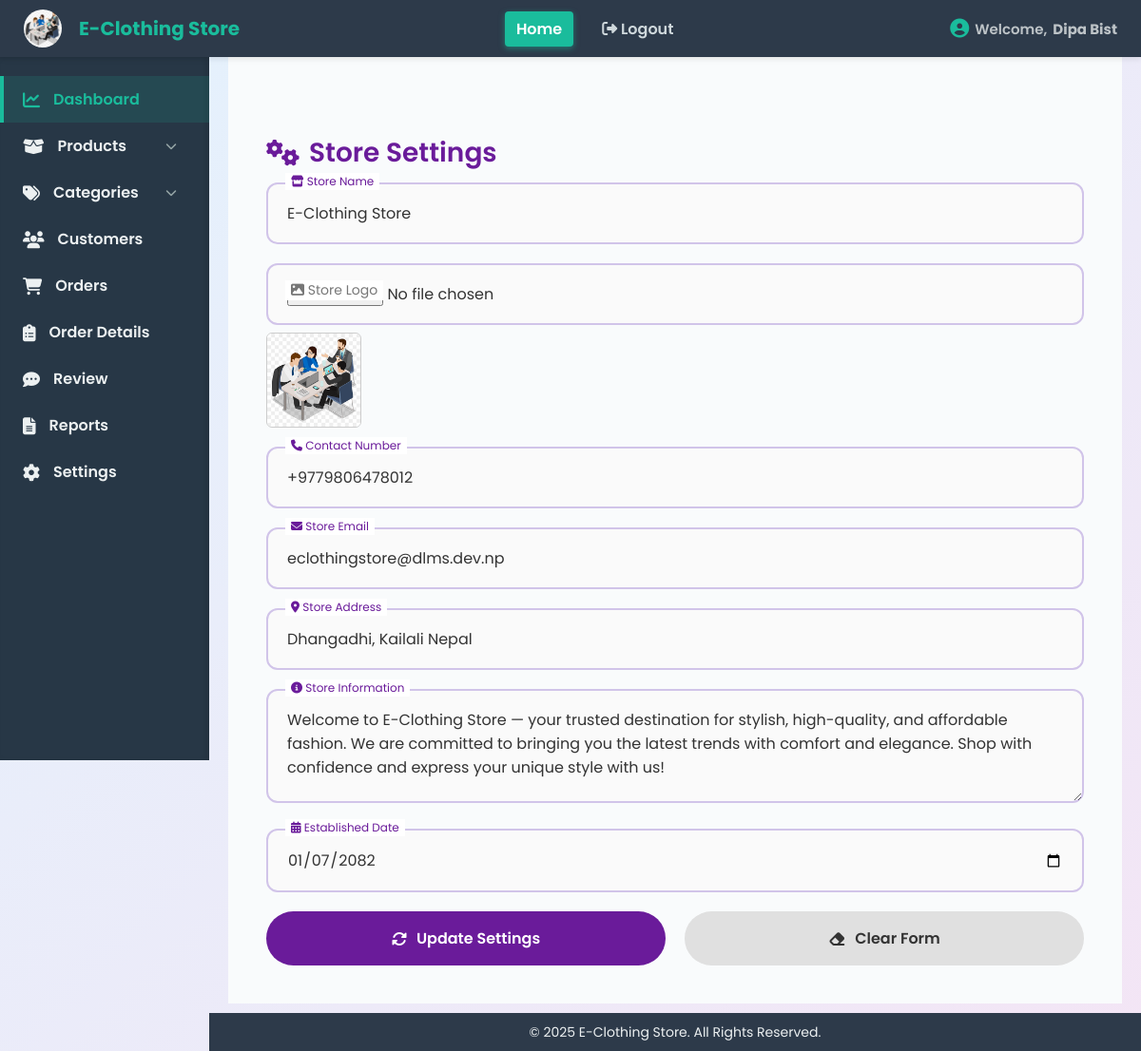
Screenshot of /Admin/setting.php (signed in) with the database file from the repository.
### tables this page shows
CREATE TABLE `store_settings` (
  `id` int(11) NOT NULL,
  `store_name` varchar(255) NOT NULL,
  `store_logo` varchar(255) DEFAULT NULL,
  `contact_number` varchar(50) DEFAULT NULL,
  `store_email` varchar(255) DEFAULT NULL,
  `store_address` varchar(255) DEFAULT NULL,
  `store_information` text DEFAULT NULL,
  `established_date` varchar(50) DEFAULT NULL
);

### Admin/setting.php (the view, shortened to what this page needs)
<?php
include '../includes/header.php';
$con = mysqli_connect("localhost", "root", "", "E_Clothing_Store");
$sql = "SELECT * FROM store_settings LIMIT 1";
$result = mysqli_query($con, $sql);
$setting = mysqli_fetch_assoc($result);
?>
<link rel="stylesheet" href="../assets/css/add_category.css">
<section class="add-category-container">
    <form method="POST" enctype="multipart/form-data" id="settingsForm">
        <button type="button" class="close-btn" onclick="window.location.href='../admin/Admindashboard.php'">&times;</button>
        <h2><i class="fas fa-cogs"></i> Store Settings</h2>
        <div class="form-group">
            <input type="text" name="store_name" placeholder=" " required value="<?php echo $setting['store_name'] ?? ''; ?>">
            <label><i class="fas fa-store"></i> Store Name</label>
        </div>
        <div class="form-group">
            <input type="file" name="store_logo">
            <?php if (!empty($setting['store_logo'])): ?>
                <br><img src="../assets/images/<?php echo $setting['store_logo']; ?>" width="100" alt="Logo">
            <?php endif; ?>
            <label><i class="fas fa-image"></i> Store Logo</label>
        </div>
        <div class="form-group">
            <input type="text" name="contact_number" id="contact_number" placeholder=" " value="<?php echo $setting['contact_number'] ?? ''; ?>">
            <label><i class="fas fa-phone"></i> Contact Number</label>
        </div>
        <div class="form-group">
            <input type="email" name="store_email" id="store_email" placeholder=" " value="<?php echo $setting['store_email'] ?? ''; ?>">
            <label><i class="fas fa-envelope"></i> Store Email</label>
        </div>
        <div class="form-group">
            <input type="text" name="store_address" placeholder=" " value="<?php echo $setting['store_address'] ?? ''; ?>">
            <label><i class="fas fa-map-marker-alt"></i> Store Address</label>
        </div>
        <div class="form-group">
            <textarea name="store_information" placeholder=" "><?php echo $setting['store_information'] ?? ''; ?></textarea>
            <label><i class="fas fa-info-circle"></i> Store Information</label>
        </div>
        <div class="form-group">
            <input type="date" name="established_date" placeholder=" " value="<?php echo $setting['established_date'] ?? ''; ?>">
            <label><i class="fas fa-calendar-alt"></i> Established Date</label>
        </div>
        <div class="button-group">
            <?php if ($setting): ?>
                <button type="submit" onclick="return validateForm()"><i class="fas fa-sync-alt"></i> Update Settings</button>
            <?php else: ?>
                <button type="submit" onclick="return validateForm()"><i class="fas fa-plus-circle"></i> Add Settings</button>
            <?php endif; ?>
            <button type="button" class="cancel-btn" onclick="clearForm()"><i class="fas fa-eraser"></i> Clear Form</button>
        </div>
    </form>
</section>
<?php include '../includes/footer.php'; ?>

### includes/header.php (shortened to what this page needs)
<?php
$con = mysqli_connect("localhost", "root", "", "E_Clothing_Store");
$adminName = $_SESSION['admin_name'] ?? $_SESSION['admin_email'];
$storeSettingsQuery = mysqli_query($con, "SELECT store_name, store_logo FROM store_settings ORDER BY id DESC LIMIT 1");
$storeSettings = mysqli_fetch_assoc($storeSettingsQuery);
$storeName = $storeSettings['store_name'] ?? "E-Clothing Store";
$storeLogo = $storeSettings['store_logo'] ?? null;
?>
<!DOCTYPE html>
<html lang="en">
<head>
    <link rel="stylesheet" href="../assets/css/Admindashboard.css" />
    <link rel="stylesheet" href="../assets/css/add_product.css" />
    <link rel="stylesheet" href="../assets/css/view_product.css" />
    <link rel="stylesheet" href="../assets/css/edit_product.css" />
    <link rel="stylesheet" href="../assets/css/customers.css" />
    <link rel="stylesheet" href="https://cdnjs.cloudflare.com/ajax/libs/font-awesome/6.4.0/css/all.min.css" />
</head>
<body>
    <header class="topnav">
        <div class="logo">
            <?php if ($storeLogo): ?>
                <img src="../assets/images/<?= htmlspecialchars($storeLogo) ?>"
                    alt="<?= htmlspecialchars($storeName) ?> Logo"
                    style="height: 40px; width: 40px; border-radius: 50%; object-fit: cover; vertical-align: middle; margin-right: 8px;">
            <?php else: ?>
                <i class="fas fa-tshirt"></i>
            <?php endif; ?>
            <?= htmlspecialchars($storeName) ?>
        </div>
        <nav class="topnav-menu">
            <a href="#" class="nav-link active">Home</a>
            <a href="../admin/logout.php" class="nav-link logout-link"><i class="fas fa-sign-out-alt"></i> Logout</a>
        </nav>
        <div class="welcome-msg">
            <i class="fas fa-user-circle"></i> Welcome, <strong><?php echo htmlspecialchars($adminName); ?></strong>
        </div>
    </header>
    <aside class="sidebar">
        <ul class="sidebar-menu">
            <li><a href="../admin/Admindashboard.php" class="sidebar-link active"><i class="fas fa-chart-line"></i>
                    Dashboard</a></li>
            <li class="dropdown">
                <a href="#" class="sidebar-link dropdown-toggle">
                    <i class="fas fa-box-open"></i> Products <i class="fas fa-chevron-down"></i>
                </a>
            </li>
            <li class="dropdown">
                <a href="#" class="sidebar-link dropdown-toggle">
                    <i class="fas fa-tags"></i> Categories <i class="fas fa-chevron-down"></i>
                </a>
            </li>
            <li><a href="../admin/customers.php" class="sidebar-link"><i class="fas fa-users"></i> Customers</a></li>
            <li><a href="../admin/Adminorders.php" class="sidebar-link"><i class="fas fa-shopping-cart"></i> Orders</a>
            </li>
            <li><a href="../admin/orderdetails.php" class="sidebar-link"><i class="fas fa-clipboard-list"></i> Order
                    Details</a></li>
            <li><a href="../admin/product_rating_review.php" class="sidebar-link"><i class="fas fa-comment-dots"></i>
                    Review</a></li>
            <li><a href="../admin/report.php" class="sidebar-link"><i class="fas fa-file-alt"></i> Reports</a></li>
            <li><a href="../admin/setting.php" class="sidebar-link"><i class="fas fa-cog"></i> Settings</a></li>
        </ul>
    </aside>
    <main class="main-content">

### assets/css/Admindashboard.css (style rules this page uses)
* { margin: 0; padding: 0; box-sizing: border-box; font-family: 'Segoe UI', Tahoma, Geneva, Verdana, sans-serif; }
body { display: flex; min-height: 100vh; background: #f9fbfc; }
.topnav { position: fixed; top: 0; left: 0; right: 0; height: 60px; background: #2d3a4a; color: #f1f3f5; display: flex; align-items: center; justify-content: space-between; padding: 0 25px; z-index: 1000; box-shadow: 0 2px 6px rgba(0,0,0,0.1); }
.topnav .logo { font-size: 20px; font-weight: 700; display: flex; align-items: center; gap: 10px; color: #1abc9c; }
.topnav nav.topnav-menu { display: flex; gap: 18px; }
.topnav nav.topnav-menu a { color: #cfd8dc; text-decoration: none; font-weight: 600; padding: 6px 12px; border-radius: 4px; transition: background 0.15s ease, color 0.15s ease; white-space: nowrap; }
.topnav nav.topnav-menu a:hover, .topnav nav.topnav-menu a.active { background: #1abc9c; color: white; box-shadow: 0 2px 6px rgba(26, 188, 156, 0.5); }
.topnav .welcome-msg { font-weight: 600; font-size: 15px; display: flex; align-items: center; gap: 6px; color: #bdc3c7; }
.topnav .welcome-msg i { font-size: 20px; color: #1abc9c; }
.sidebar { position: fixed; top: 60px; left: 0; width: 220px; height: calc(100vh - 60px); background: #273746; color: #ecf0f1; padding-top: 20px; overflow-y: auto; box-shadow: inset -3px 0 5px rgba(0,0,0,0.1); }
.sidebar-menu { list-style: none; }
.sidebar-menu li { position: relative; }
.sidebar-link { display: flex; align-items: center; padding: 12px 20px; color: #ecf0f1; text-decoration: none; font-weight: 600; cursor: pointer; border-left: 4px solid transparent; transition: background 0.15s ease, border-left-color 0.15s ease, color 0.15s ease; user-select: none; }
.sidebar-link i { margin-right: 14px; font-size: 18px; }
.sidebar-link:hover, .sidebar-link.active { background: #1abc9c22; color: #1abc9c; border-left: 4px solid #1abc9c; }
.dropdown-toggle .fas.fa-chevron-down { margin-left: auto; transition: transform 0.2s ease; font-size: 12px; color: #95a5a6; }
.main-content { margin-left: 220px; padding: 90px 40px 40px 40px; flex-grow: 1; background: #f9fbfc; min-height: calc(100vh - 60px); }

### assets/css/add_product.css (style rules this page uses)
* { margin: 0; padding: 0; box-sizing: border-box; font-family: "Poppins", sans-serif; }
body { background: linear-gradient(135deg, #e3f2fd, #f3e5f5); display: flex; justify-content: center; align-items: flex-start; min-height: 100vh; padding: 50px 20px; overflow-x: hidden; overflow-y: auto; }
h2 { color: #6a1b9a; font-size: 28px; font-weight: 600; margin-bottom: 10px; display: flex; align-items: center; gap: 10px; }
.form-group { position: relative; margin-bottom: 20px; }
.form-group input, .form-group textarea, .form-group select { width: 100%; padding: 18px 20px; border: 2px solid #d1c4e9; border-radius: 12px; font-size: 16px; background: #fafafa; color: #333; transition: border-color 0.3s ease, background-color 0.3s ease; resize: vertical; appearance: none; outline: none; }
.form-group textarea { min-height: 120px; }
.form-group label { position: absolute; top: 18px; left: 20px; font-size: 14px; color: #777; background: #fff; padding: 0 6px; transition: 0.3s ease; pointer-events: none; }
.form-group input:focus + label, .form-group input:not(:placeholder-shown) + label, .form-group textarea:focus + label, .form-group textarea:not(:placeholder-shown) + label, .form-group select:focus + label, .form-group select:valid + label { top: -10px; font-size: 12px; color: #6a1b9a; }
.button-group { display: flex; justify-content: space-between; margin-top: 10px; gap: 20px; }
.button-group button { flex: 1; padding: 16px; border-radius: 30px; font-weight: 600; font-size: 16px; cursor: pointer; display: flex; align-items: center; justify-content: center; gap: 10px; border: none; transition: background-color 0.3s ease, transform 0.2s ease; }
.button-group button[type="submit"] { background-color: #6a1b9a; color: white; }
.button-group .cancel-btn { background-color: #e0e0e0; color: #333; }
.close-btn { position: absolute; top: 20px; right: 30px; font-size: 28px; color: #aaa; cursor: pointer; background: none; border: none; transition: 0.3s ease; line-height: 1; padding: 0; }
.form-group img { max-width: 180px; border-radius: 6px; border: 1px solid #ccc; margin-top: 8px; display: block; }

### assets/css/view_product.css (style rules this page uses)
* { margin: 0; padding: 0; box-sizing: border-box; }
body { font-family: 'Segoe UI', sans-serif; background-color: #f4f6f9; color: #333; }

### assets/css/customers.css (style rules this page uses)
* { margin: 0; padding: 0; box-sizing: border-box; }

### rows the page displays
store_settings: store_logo (picture), store_name "E-Clothing Store", contact_number "+9779806478012", store_email "eclothingstore@dlms.dev.np", store_address "Dhangadhi, Kailali Nepal", store_information "Welcome to E-Clothing Store — your trusted destination for stylish, high-quality, and affordable fashion. We are committed to bringing you the latest trends with comfort and elegance. Shop with confidence and express your unique style with us!", established_date "01/07/2082"

### other values shown
$adminName "Dipa Bist"
